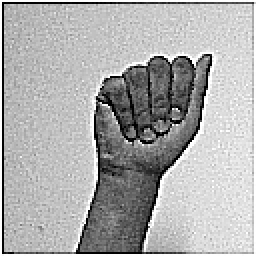
#> input picture SignImage128x128/A/10.jpg, 128 x 128 px, given in place of the camera (shown 2 times larger)
$ python collectdata.py
#> lines starting #> are read from the running program, lines starting #| are printed output that depends on the picture; after the words box and inside, x2 and y2 are one past the last pixel; in counts of white or black regions, pixels touching at a corner belong together
import os
import cv2
import numpy as np

# Define directory for saving images
directory = 'SignImage48x48/'

# Create directories if they do not exist
if not os.path.exists(directory):
    os.mkdir(directory)
if not os.path.exists(f'{directory}/blank'):
    os.mkdir(f'{directory}/blank')
for i in range(65, 91):
    letter = chr(i)
    if not os.path.exists(f'{directory}/{letter}'):
        os.mkdir(f'{directory}/{letter}')

# Capture video from webcam
cap = cv2.VideoCapture(0)

# Define sharpening kernel
sharpening_kernel = np.array([[-1, -1, -1],
                              [-1,  9, -1],
                              [-1, -1, -1]])

while True:
    # Read frame from camera
    _, frame = cap.read()
#> frame is the input picture: shape (128, 128, 3); min 0, max 255, mean 172.6

    # Count the number of images in each directory
    count = {chr(i): len(os.listdir(f'{directory}/{chr(i)}')) for i in range(65, 91)}
    count['blank'] = len(os.listdir(f'{directory}/blank'))

    # Draw rectangle for region of interest
    cv2.rectangle(frame, (0, 40), (300, 300), (255, 255, 255), 2)
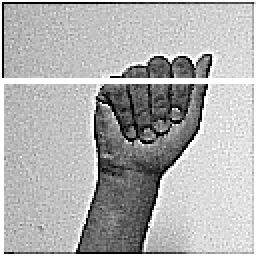
#> frame: shape (128, 128, 3) (shown 2 times larger); 3.02% of pixels changed, all inside (x1, y1, x2, y2) = (0, 39, 128, 128)
    cv2.imshow("data", frame)

    # Extract region of interest
    frame = frame[40:300, 0:300]
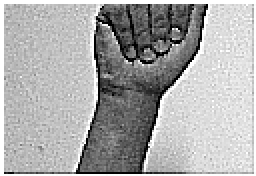
#> frame: shape (88, 128, 3) (shown 2 times larger); min 0, max 255, mean 170.8
    cv2.imshow("ROI", frame)

    # Convert to grayscale
    frame = cv2.cvtColor(frame, cv2.COLOR_BGR2GRAY)
#> frame: shape (88, 128)

    # Resize to 48x48
    frame = cv2.resize(frame, (48, 48))
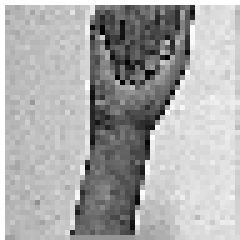
#> frame: shape (48, 48) (shown 5 times larger); min 1, max 255, mean 170.9

    # Apply sharpening filter
    frame = cv2.filter2D(frame, -1, sharpening_kernel)
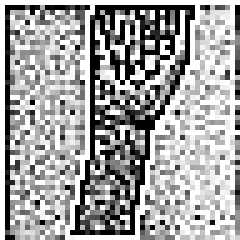
#> frame: shape (48, 48) (shown 5 times larger); min 0, max 255, mean 162.9

    # Handle keypress events to save images
    interrupt = cv2.waitKey(10)
#> (key Esc is pressed here)
    if interrupt & 0xFF in range(ord('a'), ord('z') + 1):
        letter = chr(interrupt & 0xFF).upper()
        cv2.imwrite(f'{directory}/{letter}/{count[letter]}.jpg', frame)
    elif interrupt & 0xFF == ord('.'):
        cv2.imwrite(f'{directory}/blank/{count["blank"]}.jpg', frame)
    elif interrupt & 0xFF == 27:  # Esc key to stop
        break

cap.release()
cv2.destroyAllWindows()

$ run again, on SignImage128x128/A/11.jpg
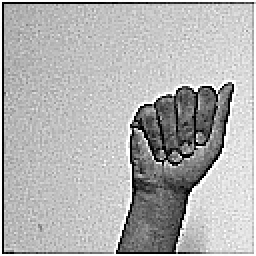
#> input picture SignImage128x128/A/11.jpg, 128 x 128 px, given in place of the camera (shown 2 times larger)
#> frame is the input picture: shape (128, 128, 3); min 0, max 255, mean 177.9
#> `frame = frame[40:300, 0:300]`:
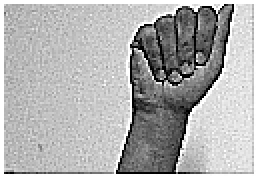
#> frame: shape (88, 128, 3) (shown 2 times larger); min 0, max 255, mean 174.2
#> `frame = cv2.filter2D(frame, -1, sharpening_kernel)`:
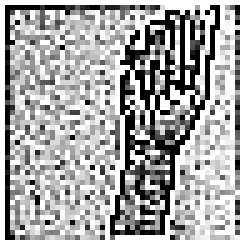
#> frame: shape (48, 48) (shown 5 times larger); min 0, max 255, mean 165.6

$ run again, on SignImage128x128/A/16.jpg
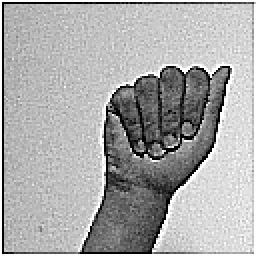
#> input picture SignImage128x128/A/16.jpg, 128 x 128 px, given in place of the camera (shown 2 times larger)
#> frame is the input picture: shape (128, 128, 3); min 0, max 255, mean 169.5
#> `frame = frame[40:300, 0:300]`:
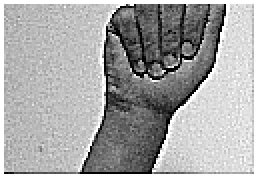
#> frame: shape (88, 128, 3) (shown 2 times larger); min 0, max 255, mean 164.9
#> `frame = cv2.filter2D(frame, -1, sharpening_kernel)`:
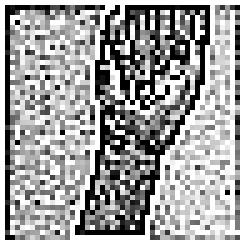
#> frame: shape (48, 48) (shown 5 times larger); min 0, max 255, mean 157.4
